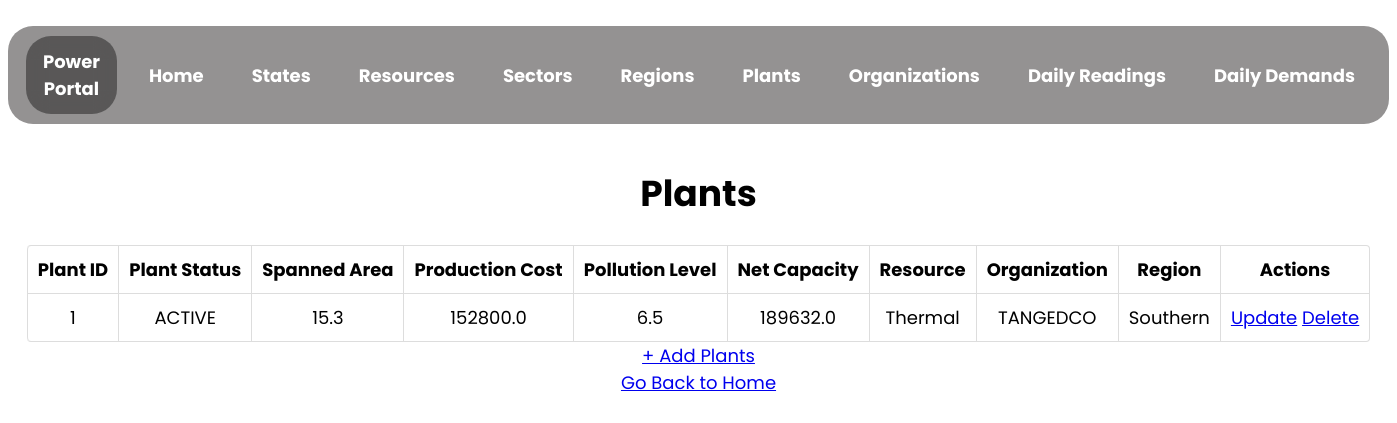
The app's page /plant with its own data.
### app.py (models this page shows)
class Plants(db.Model):
    __tablename__ = "plant"
    plant_id = db.Column(db.Integer, autoincrement = True, primary_key = True, unique = True, nullable = False)
    plant_status = db.Column(db.String, nullable = False)
    spanned_area = db.Column(db.Float, nullable = False)
    production_cost = db.Column(db.Float, nullable = False)
    pollution_level = db.Column(db.Float, nullable = False)
    net_capacity = db.Column(db.Float, nullable = False)
    resource_id = db.Column(db.Integer, db.ForeignKey("resources.resource_id"), nullable = False)
    region_id = db.Column(db.Integer, db.ForeignKey("region.region_id"), nullable = False)
    org_id = db.Column(db.Integer, db.ForeignKey("organization.org_id"), nullable = False)

class Resource(db.Model):
    __tablename__ = "resources"
    resource_id = db.Column(db.Integer, autoincrement = True, primary_key = True, unique = True, nullable = False)
    resource_type = db.Column(db.String, nullable = False, unique = True)
    resource_left = db.Column(db.Float, nullable = False)

class Organizations(db.Model):
    __tablename__ = "organization"
    org_id = db.Column(db.Integer, autoincrement = True, primary_key = True, unique = True, nullable = False)
    org_name = db.Column(db.String, nullable = False, unique = True)
    state_id = db.Column(db.Integer, db.ForeignKey("states.state_id"), nullable = False)
    sector_id = db.Column(db.Integer, db.ForeignKey("sector.sector_id"), nullable = False)

class Region(db.Model):
    __tablename__ = "region"
    region_id = db.Column(db.Integer, primary_key = True, nullable = False, unique = True, autoincrement = True)
    region_name = db.Column(db.String, nullable = False, unique = True)
    death_count = db.Column(db.Integer, nullable = False)
    allowed_pollution_level = db.Column(db.Float, nullable = False)

### app.py (the view)
@app.route("/plant", methods = ["GET", "POST"])
def view_plant():
    plant_list = Plants.query.all()
    plant_data = []
    for plant in plant_list:
        data = {
            "plant_id": plant.plant_id,
            "plant_status": plant.plant_status,
            "spanned_area": plant.spanned_area,
            "production_cost": plant.production_cost,
            "pollution_level": plant.pollution_level,
            "net_capacity": plant.net_capacity,
            "resource": Resource.query.get(plant.resource_id),
            "org": Organizations.query.get(plant.org_id),
            "region": Region.query.get(plant.region_id)
        }
        plant_data.append(data)
    return render_template(
        "view_plant.html",
        plant_data = plant_data
    )

### templates/view_plant.html (shortened to what this page needs)
<!DOCTYPE html>
<html lang="en">
  <head>
    <link rel="stylesheet" href="../static/assets/view.css">
  </head>
  <body>
    <nav>
      <ul class="menu-bar">
        <div class="logo">
          <a href="/">Power Portal </a>
        </div>
        <li><a href="/">Home</a></li>
        <li><a href="/state">States</a></li>
        <li><a href="/resource">Resources</a></li>
        <li><a href="/sector">Sectors</a></li>
        <li><a href="/region">Regions</a></li>
        <li><a href="/plant">Plants</a></li>
        <li><a href="/organization">Organizations</a></li>
        <li><a href="/daily_reading">Daily Readings</a></li>
        <li><a href="/daily_demand">Daily Demands</a></li>
      </ul>
    </nav>
    <h1 style="text-align: center">Plants</h1>
    {% if plant_data | length == 0 %}
        <p>No Plants Found! Add the plants now!</p>
        <a href="/plant/create" type="button">+ Add Plant</a>
    {% else %}
    <table id="plant-detail">
      <thead>
        <th>Plant ID</th>
        <th>Plant Status</th>
        <th>Spanned Area</th>
        <th>Production Cost</th>
        <th>Pollution Level</th>
        <th>Net Capacity</th>
        <th>Resource</th>
        <th>Organization</th>
        <th>Region</th>
        <th>Actions</th>
      </thead>
      {% for plant in plant_data %}
      <tr>
        <td>{{plant["plant_id"]}}</td>
        <td>{{plant["plant_status"]}}</td>
        <td>{{plant["spanned_area"]}}</td>
        <td>{{plant["production_cost"]}}</td>
        <td>{{plant["pollution_level"]}}</td>
        <td>{{plant["net_capacity"]}}</td>
        <td>{{(plant["resource"]).resource_type}}</td>
        <td>{{(plant["org"]).org_name}}</td>
        <td>{{(plant["region"]).region_name}}</td>
        <td>
            <a href="/plant/{{plant['plant_id']}}/update" type="button">Update</a>
            <a href="/plant/{{plant['plant_id']}}/delete" type="button">Delete</a>
        </td>
      </tr>
      {% endfor %}
    </table>
    <a href="/plant/create" type="button">+ Add Plants</a>
    {% endif %}
    <br>
    <a href="/">Go Back to Home</a>
  </body>
</html>

### static/assets/view.css (style rules this page uses)
html { scroll-behavior: smooth; }
html { background-color: none; position: relative; -webkit-animation-name: animatebottom; -webkit-animation-duration: 1s; animation-name: animatebottom; animation-duration: 1s; }
body { font-family: 'Poppins', sans-serif; text-align: center; font-size: large; }
.logo { border-radius: 25px; height: fit-content; display: inline-flex; background-color: rgba(0,0,0,0.4); -webkit-backdrop-filter: blur(10px); backdrop-filter: blur(10px); align-items: center; vertical-align: middle; padding: 12px 16px; margin: 0 8px; top: 0; color: white; transition: all .2s; }
.logo a { text-decoration: none; color: white; font-weight: bold; }
.menu-bar { border-radius: 25px; height: fit-content; display: inline-flex; background-color: rgb(148, 146, 146); -webkit-backdrop-filter: blur(10px); backdrop-filter: blur(10px); align-items: center; padding: 0 10px; padding-top: 10px; padding-bottom: 10px; top: 0; }
.menu-bar li { list-style: none; color: white; padding: 12px 16px; margin: 0 8px; position: relative; cursor: pointer; white-space: nowrap; transition: all .2s; }
.menu-bar li a { color: white; text-decoration: none; font-weight: bold; }
table { width: fit-content; border: 1px solid #ddd; border-collapse: separate; border-left: 0; border-radius: 4px; border-spacing: 0px; margin-left: auto; margin-right: auto; }
thead { display: table-header-group; vertical-align: middle; border-color: inherit; border-collapse: separate; text-align: center; padding: 10px; }
tr { display: table-row; vertical-align: inherit; border-color: inherit; text-align: center; padding: 10px; }
th, td { padding: 5px 4px 6px 4px; text-align: center; vertical-align: top; border-left: 1px solid #ddd; padding: 10px; }
td { border-top: 1px solid #ddd; }
thead:first-child tr:first-child th:first-child, tbody:first-child tr:first-child td:first-child { border-radius: 4px 0 0 0; }
thead:last-child tr:last-child th:first-child, tbody:last-child tr:last-child td:first-child { border-radius: 0 0 0 4px; }

### records on screen
Plants: plant_id "1", plant_status "ACTIVE", spanned_area "15.3", production_cost "152800.0", pollution_level "6.5", net_capacity "189632.0"
Resource: resource_type "Thermal"
Organizations: org_name "TANGEDCO"
Region: region_name "Southern"
